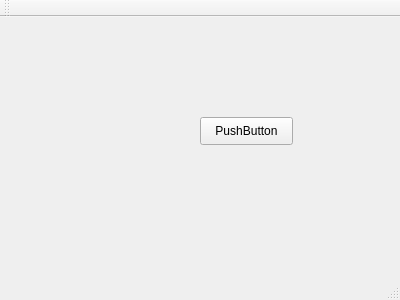
<?xml version="1.0" encoding="UTF-8"?>
<ui version="4.0">
 <class>MainWindow</class>
 <widget class="QMainWindow" name="MainWindow">
  <property name="geometry">
   <rect>
    <x>0</x>
    <y>0</y>
    <width>400</width>
    <height>300</height>
   </rect>
  </property>
  <property name="windowTitle">
   <string>MainWindow</string>
  </property>
  <widget class="QWidget" name="centralWidget">
   <widget class="QPushButton" name="pushButton">
    <property name="geometry">
     <rect>
      <x>200</x>
      <y>100</y>
      <width>93</width>
      <height>28</height>
     </rect>
    </property>
    <property name="text">
     <string>PushButton</string>
    </property>
   </widget>
  </widget>
  <widget class="QMenuBar" name="menuBar">
   <property name="geometry">
    <rect>
     <x>0</x>
     <y>0</y>
     <width>400</width>
     <height>23</height>
    </rect>
   </property>
  </widget>
  <widget class="QToolBar" name="mainToolBar">
   <attribute name="toolBarArea">
    <enum>TopToolBarArea</enum>
   </attribute>
   <attribute name="toolBarBreak">
    <bool>false</bool>
   </attribute>
  </widget>
  <widget class="QStatusBar" name="statusBar"/>
 </widget>
 <layoutdefault spacing="6" margin="11"/>
 <resources/>
 <connections/>
</ui>
